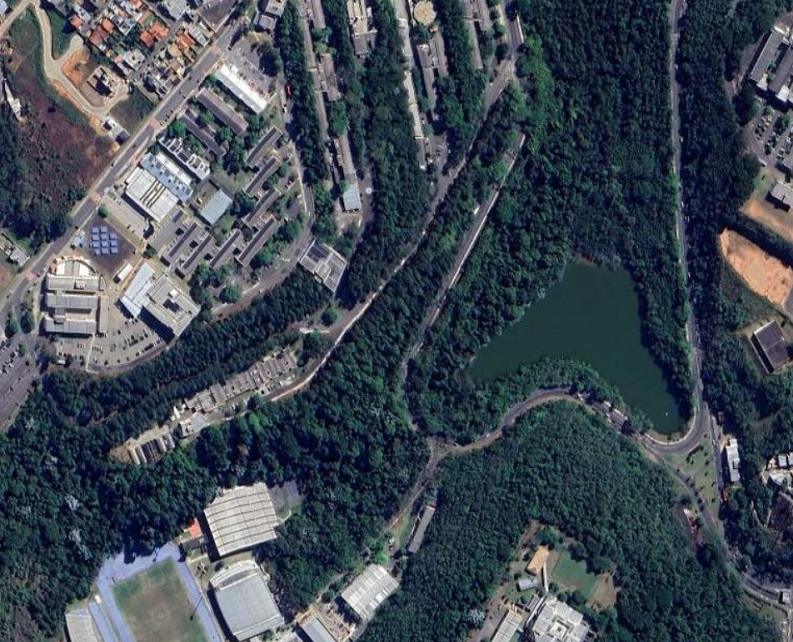
#> input picture input/T1/img1.jpg, 793 x 642 px, found by its file name; its folder holds 3 pictures in this run
$ python main.py input/T1 input/T1/img1.jpg
#> lines starting #> are read from the running program, lines starting #| are printed output that depends on the picture
### features.py
import cv2 as cv
import numpy as np

# [39 lines left out: functions brief_descriptor, sift_descriptor, orb_descriptor, not called in this run]

def matching(imgInput1, imgInput2, alg, output_folder):
    print("Encontrando as correspondências")

    # Converte as imagens para escala de cinza
    imgInput1Gray = cv.cvtColor(imgInput1, cv.COLOR_BGR2GRAY)
    imgInput2Gray = cv.cvtColor(imgInput2, cv.COLOR_BGR2GRAY)

    if alg == "sift":
        kp1, des1 = sift_descriptor(imgInput1Gray)
        kp2, des2 = sift_descriptor(imgInput2Gray)

        bf = cv.BFMatcher(cv.NORM_L2, crossCheck=True)
        matches = bf.match(des1, des2)

    elif alg == "orb":
        kp1, des1 = orb_descriptor(imgInput1Gray)
        kp2, des2 = orb_descriptor(imgInput2Gray)

        bf = cv.BFMatcher(cv.NORM_HAMMING, crossCheck=True)
        matches = bf.match(des1, des2)

    # Ordena as correpondências pela distância para desenha as melhores
    matches = sorted(matches, key = lambda x:x.distance)
    img = cv.drawMatches(imgInput1, kp1, imgInput2, kp2, matches[:50], None,flags = cv.DrawMatchesFlags_NOT_DRAW_SINGLE_POINTS)
    cv.imwrite("output/"+output_folder+"/matches.png", img)

    """
        obter os keypoints dos melhores matches
        para cada match m, pego pt do keypoint na posição m.qyeryIdx
    """
    points_query = np.float32([kp1[m.queryIdx].pt for m in matches]).reshape(-1, 2)
    points_train = np.float32([kp2[m.trainIdx].pt for m in matches]).reshape(-1, 2)


    return points_query, points_train, matches


### main.py

# Para executar:
# python main.py img/leao.jpg img/leao.jpg orb
import sys
import cv2 as cv
import os
import numpy as np
import matplotlib.pyplot as plt
from features import matching
from homografy import ransac_calc
from panoramic_image import getPanoramicImage, getPanoramicImageWithOpenCV

def create_output_dir(name):
    if not os.path.exists("output/"+name):
        os.makedirs("output/"+name)

def get_files_img_name(folder):
    file_list = sorted(os.listdir(folder))
    return file_list[0], file_list[1]

def main():
    """
        Execução do programa com ORB
            python main.py T2 orb
        Execução do programa com SIFT
            python main.py T2 sift
    """
    test_image_folder = sys.argv[1] # diretório onde estão as imagens de teste (T1, T2, etc)
    alg = sys.argv[2] # algoritmo que será usado para detectar as features: orb ou sift

    # cria o diretório de saida onde fica as imagens das correspondencias e panoramica
    create_output_dir(test_image_folder)

    img1_filename, img2_filename = get_files_img_name("input/"+test_image_folder)

    img_input1 = cv.imread("input/"+test_image_folder+"/"+img1_filename)
#> img_input1 is the input picture: shape (642, 793, 3); mean B, G, R 84, 74.2, 65
    img_input2 = cv.imread("input/"+test_image_folder+"/"+img2_filename)
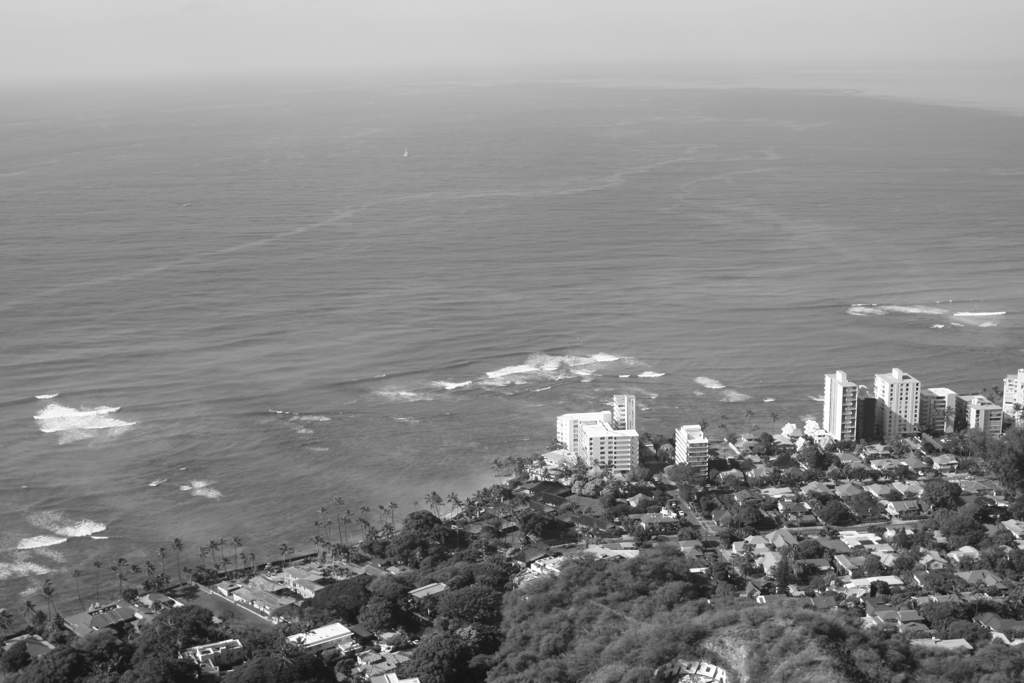
#> input picture input/T1/img1.png, 1024 x 683 px, found by its file name
#> img_input2 is the input picture: shape (683, 1024, 3); min 19, max 255, mean 135.1

    # Encontra as correspondencias
    points_query, points_train, matches = matching(img_input1, img_input2, alg, test_image_folder)
#> in matching, `imgInput1Gray = cv.cvtColor(imgInput1, cv.COLOR_BGR2GRAY)`:
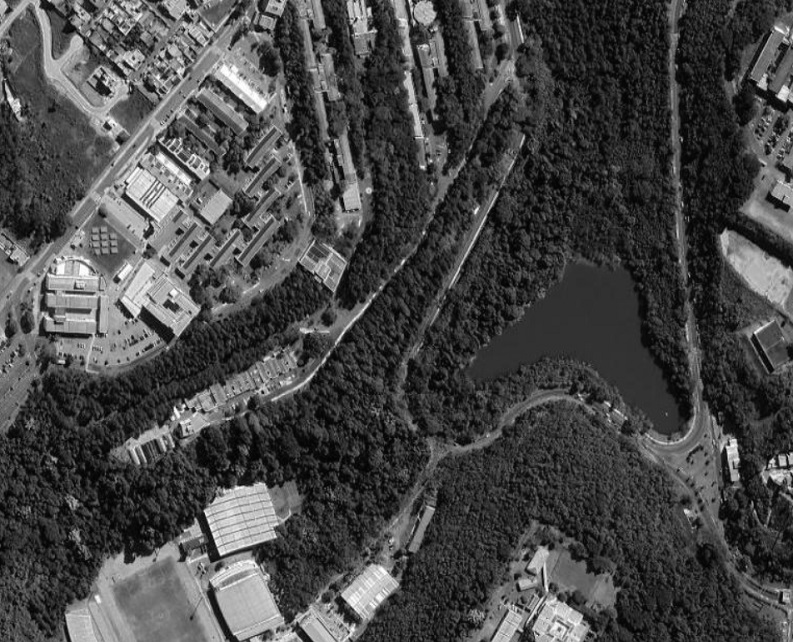
#> imgInput1Gray: shape (642, 793); min 1, max 255, mean 72.6

    print("----------------- Info -------------------")

    print("Dimensoes Imagem 1")
    print("HEIGHT: ", img_input1.shape[0])
    print("WIDTH: ", img_input1.shape[1])

    print("Dimensoes Imagem 2")
    print("HEIGHT: ", img_input2.shape[0])
    print("WIDTH: ", img_input2.shape[1])

    print(f"Correspondências: {len(matches)}")
    print("------------------------------------------")

    # Calcular a homografia usando RANSAC
    H = ransac_calc(points_query, points_train)

    # salva a homografia em um arquivo txt no diretório de saida (output)
    np.savetxt("output/"+test_image_folder+"/homografy.txt", H)

    # Homografia T1
    # H = np.array([[1.20037934e+00, -2.23420595e-05, -6.81886838e+02],
    #       [1.50388264e-04, 1.16137777e+00, 9.62763826e+01],
    #       [-6.86162290e-08, -2.25772607e-07, 1.00000000e+00]])

    # Faz a transformação das imagens para obter a foto panorâmica usando o métod do OpenCV
    img_stitch = getPanoramicImageWithOpenCV(H, img_input1, img_input2)

    # Faz a transformação das imagens para obter a foto panorâmica
    # img_stitch = getPanoramicImage(H, img_input1, img_input2)


    # Salva a imagem no diretório de saída (output)
    cv.imwrite("output/"+test_image_folder+"/img_stitch.png", img_stitch)


if __name__ == "__main__":
#> (the run stopped early here; a loop or call above may not have finished)
